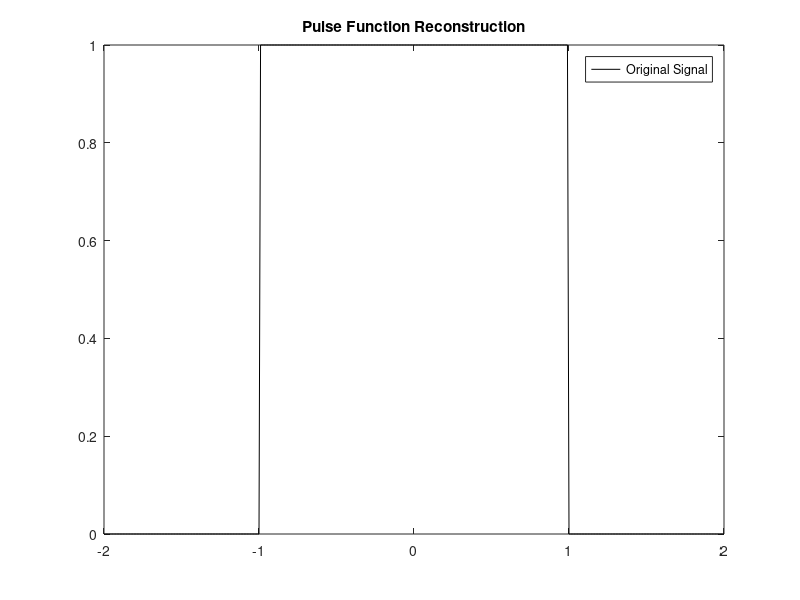

Recreate this plot in MATLAB. (Note: this script raises an error after producing the figure.)
%% Rectangular Pulse Function Overlap presentation + Gibbs Phenomena

%Parameters declaration:
T1=1;T=4;N=[1,2,3,4,5,6];

%Function definition:
time = -T/2:0.01:T/2;    
    
x = zeros(size(time));
x( (time > -T1) & (time < T1) ) = 1;

%The color vector below is critical for an efficient data visualization
Colors = ['y','m','c','r','g','b'];
    
figure;
plot(time,x,'k');title('Pulse Function Reconstruction');hold on;
legend('Original Signal')
%The following loop generates the legend for each function accordingly
for j=1:length(N)
   fReconsta = FindFourierCoeff(time, x, N(j));
   txt=['Reconstructed Signal N=',num2str(N(j))];
   plot(time, fReconsta,Colors(j),'DisplayName',txt);
   hold on;         
end
hold off;
legend show;
function [fReconst] = FindFourierCoeff(time, fOrig, k)
    dx = time(2) - time(1);
    a0 = (1/pi) .* sum(fOrig.*dx);
        
    sumVal = 0;
    aN = zeros(k, 1);
    bN = zeros(k, 1);
    for iter = 1:k
        aN(iter) = (1/pi) .* sum(fOrig.*cos(iter*time).*dx);
        bN(iter) = (1/pi) .* sum(fOrig.*sin(iter*time).*dx);
        
        sumVal = sumVal + aN(iter).*cos(iter.*time) + bN(iter).*sin(iter.*time);
    end
    
    fReconst = a0/2 + sumVal;

end